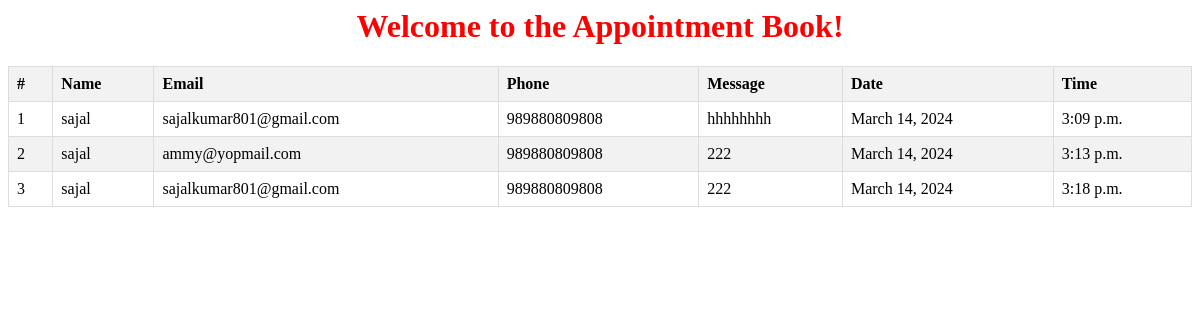
The app's page /en/app/my-data/, older data.
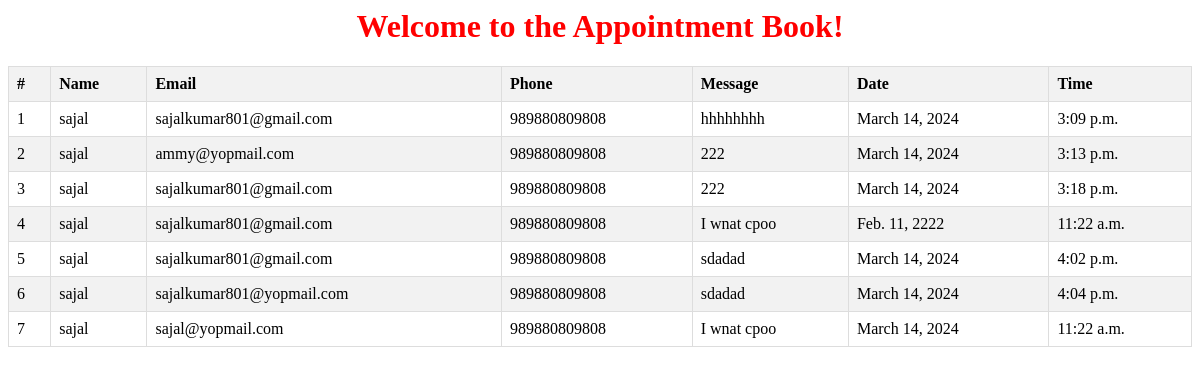
The same page, newer data.
### myapp/models.py (models this page shows, shortened)
class Appointment(models.Model):
    doctor = models.ForeignKey(Doctor, on_delete=models.CASCADE,null=True,blank=False)
    name = models.CharField(max_length=200,null=True,blank=False)
    email = models.EmailField(null=True,blank=False)
    phone = models.CharField(max_length=15,null=True,blank=False)
    message = models.TextField(null=True,blank=False)
    date = models.DateField(null=True,blank=False)
    time=  models.TimeField(null=True,blank=False)

### myapp/views.py (the view)
# urls.py: path("my-data/", views.MyAppointments.as_view() ,name="my-data"),
class MyAppointments(View):
    def get(self,request):
        appointments = Appointment.objects.all()
        context = {
            "appointments": appointments
        }
        return render(request,"myappointments.html",context )

### myproject/templates/myappointments.html (shortened to what this page needs)
{% load static %}
{% load cms_tags  menu_tags  sekizai_tags %}
{% block content %}
<link rel="stylesheet" href="{% static 'css/myappointments.css' %}">
<body> <center> <h1>Welcome to the Appointment Book!</h1> </center>
    <!DOCTYPE html>
    <html lang="en">
    <head>
    </head>
    <body>
    <center>
      <table>
        <thead>
          <tr>
            <th>#</th>
            <th>Name</th>
            <th>Email</th>
            <th>Phone</th>
            <th>Message</th>
            <th>Date</th>
            <th>Time</th>
          </tr>
        </thead>
        <tbody>
          {% for ap in appointments %}
          <tr>
            <td>{{ forloop.counter }}</td>
            <td>{{ ap.name }}</td>
            <td>{{ ap.email }}</td>
            <td>{{ ap.phone }}</td>
            <td>{{ ap.message }}</td>
            <td>{{ ap.date }}</td>
            <td>{{ ap.time }}</td>
          </tr>
          {% endfor %}
        </tbody>
      </table>
    </center>
    </body>
    </html>
</body>
{% endblock %}

Row changes from the older to the newer data that the page shows:
added Appointment: name "sajal", email "sajalkumar801@gmail.com", phone "989880809808", message "I wnat cpoo", date "Feb. 11, 2222", time "11:22 a.m."
added Appointment: name "sajal", email "sajalkumar801@gmail.com", phone "989880809808", message "sdadad", date "March 14, 2024", time "4:02 p.m."
added Appointment: name "sajal", email "sajalkumar801@yopmail.com", phone "989880809808", message "sdadad", date "March 14, 2024", time "4:04 p.m."
added Appointment: name "sajal", email "sajal@yopmail.com", phone "989880809808", message "I wnat cpoo", date "March 14, 2024", time "11:22 a.m."
